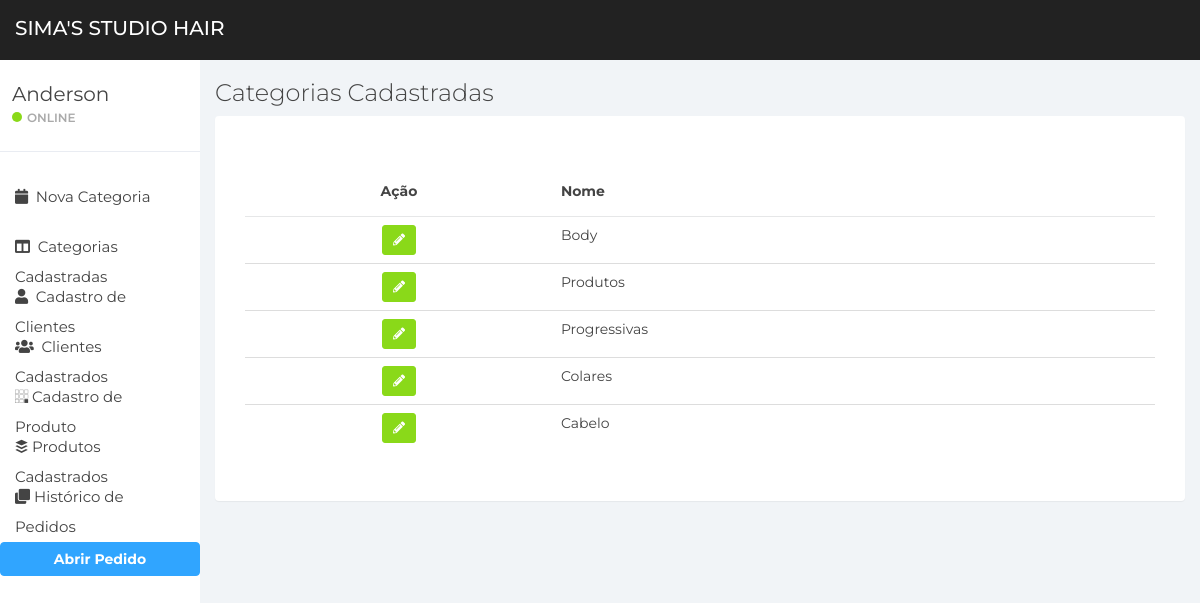
/category/list-category (signed in), run on the app's committed database.
### apps/categoria/models.py (models this page shows, shortened)
class Category(models.Model):
    loja = models.ForeignKey(to=Store, on_delete=models.DO_NOTHING, null=True, blank=True)
    nome = models.CharField(max_length=200)
    descricao = models.CharField(max_length=300, blank=True, null=True)
    data = models.DateTimeField(auto_now_add=True)
    is_active = models.BooleanField(default=True)
    class Meta:
        verbose_name = 'Categoria'
        verbose_name_plural = 'Categorias'

### apps/categoria/views.py (the view)
# urls.py: path('list-category', views.list_categoria, name="list-category")
def list_categoria(request):
    page_title = 'Categorias Cadastradas'
    categorias = None
    msg = None
    notification = None
    loja = request.user.loja
    categorias = models.Category.objects.filter(is_active=True)
    if not categorias:
        msg = 'Nenhuma Categoria cadastradas'
        notification = 'danger'
    context = {
        'page_title': page_title, 'categorias': categorias, 'msg': msg, 'notification': notification
    }
    return render(request, 'categorias_cadastradas.html', context)

### apps/categoria/templates/categorias_cadastradas.html
{% extends 'base/base.html' %}
{% block content %}
<div class="panel-body">
    <table class="table table-hover table-responsive-sm table-sm">
        <thead class="">
        <tr>
            <th class="text-center">Ação</th>
            <th class="text-left">Nome</th>
        </tr>
        </thead>
        <tbody>
        {% for u in categorias %}
        <tr>
            <td align="center">
                <div class="btn-group btn-group-smd shadow" role="group" aria-label="Basic example">
                    <a href="{% url 'categoria:edit-category' u.pk %}" class="btn btn-success btn-sm shadow"><i class="fas fa-pencil-alt"></i></a>
                </div>
            </td>
            <td align="left">{{ u.nome }}</td>
        </tr>
        {% endfor %}
        </tbody>
    </table>
</div>
{% endblock %}

### static/css/styles.css (style rules this page uses)
body { background: #f1f4f7; padding-top: 60px; font-size: 14px; color: #444444; font-family: "Montserrat", "Helvetica Neue", Helvetica, Arial, sans-serif; }
a, a:hover, a:focus { color: #30a5ff; }
.btn-success, .btn-success:hover, .btn-success:focus, .btn-success:active, .btn-success.active, .open > .dropdown-toggle.btn-success, .btn-success.disabled, .btn-success[disabled], fieldset[disabled] .btn-success, .btn-success.disabled:hover, .btn-success[disabled]:hover, fieldset[disabled] .btn-success:hover, .btn-success.disabled:focus, .btn-success[disabled]:focus, fieldset[disabled] .btn-success:focus, .btn-success.disabled:active, .btn-success[disabled]:active, fieldset[disabled] .btn-success:active, .btn-success.disabled.active, .btn-success[disabled].active, fieldset[disabled] .btn-success.active { background-color: #8ad919; border-color: #8ad919; }
.table { background: #fff; }
.table > thead > tr > th { border-bottom: 1px solid #e6e7e8; vertical-align: middle; height: 50px; }

### data on the page
Category: nome "Body"
Category: nome "Produtos"
Category: nome "Progressivas"
Category: nome "Colares"
Category: nome "Cabelo"

### other printed values
{{ page_title }} "Categorias Cadastradas"
